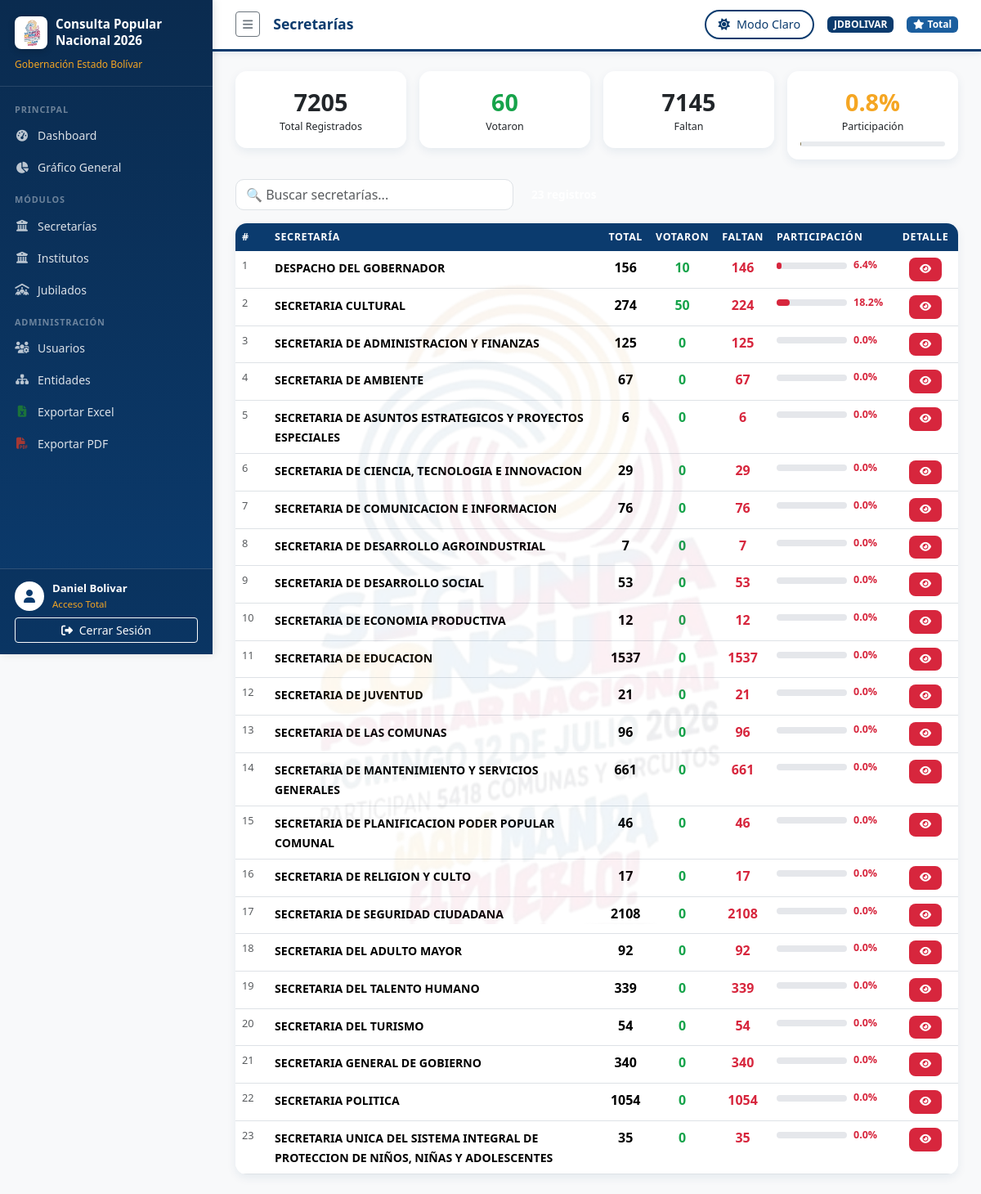
Screenshot of /secretarias (signed in) with the database file from the repository.
### tables this page shows
CREATE TABLE secretarias (
            id               INTEGER PRIMARY KEY AUTOINCREMENT,
            name             TEXT    UNIQUE NOT NULL,
            empleados        INTEGER NOT NULL DEFAULT 0,
            votos_reportados INTEGER NOT NULL DEFAULT 0
        );

### app.py (the view)
@app.route('/secretarias')
@login_required
@permission_required('secretarias')
def secretarias_list():
    db = get_db()
    rows = db.execute("SELECT * FROM secretarias ORDER BY name").fetchall()
    allowed = get_allowed_entity_ids(session['user_id'], 'secretarias')
    entidades = []
    for r in rows:
        if allowed is None or r['id'] in allowed:
            d = dict(r)
            d['can_edit'] = can_edit_entity(session['user_id'], 'secretarias', r['id'])
            entidades.append(d)
    return render_template('module_list.html',
        titulo='Secretarías', modulo='secretarias',
        entidades=entidades, campo_total='empleados')

### app.py (called while the page is built, shortened)
def login_required(f):
    @wraps(f)
    def decorated(*args, **kwargs):
        if 'user_id' not in session:
            return redirect(url_for('login'))
        return f(*args, **kwargs)
    return decorated

def permission_required(module):
    def decorator(f):
        @wraps(f)
        def decorated(*args, **kwargs):
            if 'user_id' not in session:
                return redirect(url_for('login'))
            if session.get('is_superuser') or session.get('is_full_access'):
                return f(*args, **kwargs)
            if not can_view_module(module):
                flash(f'No tienes permisos para acceder al módulo {module}.', 'danger')
                return redirect(url_for('dashboard'))
            return f(*args, **kwargs)
        return decorated
    return decorator

def get_db():
    db = getattr(g, '_database', None)
    if db is None:
        db = g._database = sqlite3.connect(DATABASE)
        db.row_factory = sqlite3.Row
    return db

@app.teardown_appcontext
def close_connection(exception):
    db = getattr(g, '_database', None)
    if db is not None:
        db.close()

@app.before_request
def refresh_entity_modules():
    if 'user_id' in session and not (session.get('is_superuser') or session.get('is_full_access')):
        db = get_db()
        ep_mods = db.execute(
            "SELECT DISTINCT module FROM user_entity_permissions WHERE user_id=?",
            (session['user_id'],)
        ).fetchall()
        session['entity_modules'] = [r['module'] for r in ep_mods]
    else:
        session['entity_modules'] = []

def get_allowed_entity_ids(user_id, module):
    if session.get('is_superuser') or session.get('is_full_access'):
        return None

def can_edit_entity(user_id, module, entity_id):
    if session.get('is_superuser') or session.get('is_full_access'):
        return True

### templates/module_list.html (shortened to what this page needs)
{% extends "base.html" %}
{% block page_title %}{{ titulo }}{% endblock %}
{% block content %}
{% set total_emp  = entidades | sum(attribute=campo_total) %}
{% set total_vot  = entidades | sum(attribute='votos_reportados') %}
{% set pct_global = ((total_vot / total_emp * 100) if total_emp > 0 else 0) | round(1) %}
<div class="row g-2 g-md-3 mb-4">
    <div class="col-6 col-md-3">
        <div class="stat-card text-center p-2 p-md-3">
            <div style="font-size:1.8rem;font-weight:800;color:var(--rojo)" class="d-none d-md-block">{{ total_emp | int }}</div>
            <div style="font-size:.78rem;color:var(--gris-oscuro)" class="d-none d-md-block">Total Registrados</div>
        </div>
    </div>
    <div class="col-6 col-md-3">
        <div class="stat-card text-center p-2 p-md-3">
            <div style="font-size:1.8rem;font-weight:800;color:#16a34a" class="d-none d-md-block">{{ total_vot | int }}</div>
            <div style="font-size:.78rem;color:var(--gris-oscuro)" class="d-none d-md-block">Votaron</div>
        </div>
    </div>
    <div class="col-6 col-md-3">
        <div class="stat-card text-center p-2 p-md-3">
            <div style="font-size:1.8rem;font-weight:800;color:var(--rojo)" class="d-none d-md-block">{{ (total_emp - total_vot) | int }}</div>
            <div style="font-size:.78rem;color:var(--gris-oscuro)" class="d-none d-md-block">Faltan</div>
        </div>
    </div>
    <div class="col-6 col-md-3">
        <div class="stat-card text-center p-2 p-md-3">
            <div style="font-size:1.8rem;font-weight:800;color:var(--amarillo)" class="d-none d-md-block">{{ pct_global }}%</div>
            <div style="font-size:.78rem;color:var(--gris-oscuro)" class="d-none d-md-block">Participación</div>
            <div class="progress-bar-custom mt-2"><div class="progress-fill" style="width:{{ pct_global }}%"></div></div>
        </div>
    </div>
</div>
<div class="d-flex gap-2 mb-3">
    <input type="text" id="searchBox" class="form-control" placeholder="🔍 Buscar {{ titulo | lower }}..." style="max-width:340px;border-radius:10px">
    <span class="badge align-self-center" style="background:var(--rojo);color:#fff;font-size:.85rem;padding:8px 14px">
    </span>
</div>
<div class="d-none d-md-block">
    <div class="stat-card p-0 overflow-hidden">
        <div class="table-responsive">
            <table class="table table-custom table-hover mb-0" id="mainTable">
                <thead>
                    <tr>
                        <th style="width:40px">#</th>
                        <th>{{ titulo[:-1] if titulo.endswith('s') else titulo }}</th>
                        <th class="text-center">Total</th>
                        <th class="text-center">Votaron</th>
                        <th class="text-center">Faltan</th>
                        <th style="width:150px">Participación</th>
                        <th class="text-center" style="width:80px">Detalle</th>
                    </tr>
                </thead>
                <tbody>
                {% for e in entidades %}
                {% set total_e = e[campo_total] %}
                {% set pct = ((e.votos_reportados / total_e * 100) if total_e > 0 else 0) | round(1) %}
                {% set color = '#16a34a' if pct >= 80 else ('#F5A623' if pct >= 50 else '#D7263D') %}
                <tr>
                    <td class="text-muted" style="font-size:.8rem">{{ loop.index }}</td>
                    <td>
                        <span style="font-weight:600;font-size:.88rem">{{ e.name }}</span>
                    </td>
                    <td class="text-center fw-bold">{{ total_e | int }}</td>
                    <td class="text-center" style="color:#16a34a;font-weight:600">{{ e.votos_reportados | int }}</td>
                    <td class="text-center" style="color:#D7263D;font-weight:600">{{ (total_e - e.votos_reportados) | int }}</td>
                    <td>
                        <div class="d-flex align-items-center gap-2">
                            <div style="flex:1;background:#e5e7eb;border-radius:4px;height:8px">
                                <div style="width:{{ pct }}%;background:{{ color }};height:100%;border-radius:4px;transition:width .6s"></div>
                            </div>
                            <span style="font-size:.78rem;font-weight:700;color:{{ color }};min-width:40px">{{ pct }}%</span>
                        </div>
                    </td>
                    <td class="text-center">
                        <a href="/{{ modulo }}/{{ e.id }}" class="btn btn-sm" style="background:#D7263D;color:#fff;border-radius:8px;padding:4px 12px;font-size:.78rem">
                            <i class="fas fa-eye"></i>
                        </a>
                    </td>
                </tr>
                {% endfor %}
                </tbody>
            </table>
        </div>
    </div>
</div>
{% endblock %}

### rows the page displays
secretarias: name "DESPACHO DEL GOBERNADOR", empleados "156", votos_reportados "10", (total_e-e.votos_reportados)|int "146", pct "6.4"
secretarias: name "SECRETARIA CULTURAL", empleados "274", votos_reportados "50", (total_e-e.votos_reportados)|int "224", pct "18.2"
secretarias: name "SECRETARIA DE ADMINISTRACION Y FINANZAS", empleados "125", votos_reportados "0", (total_e-e.votos_reportados)|int "125", pct "0.0"
secretarias: name "SECRETARIA DE AMBIENTE", empleados "67", votos_reportados "0", (total_e-e.votos_reportados)|int "67", pct "0.0"
secretarias: name "SECRETARIA DE ASUNTOS ESTRATEGICOS Y PROYECTOS ESPECIALES", empleados "6", votos_reportados "0", (total_e-e.votos_reportados)|int "6", pct "0.0"
secretarias: name "SECRETARIA DE CIENCIA, TECNOLOGIA E INNOVACION", empleados "29", votos_reportados "0", (total_e-e.votos_reportados)|int "29", pct "0.0"
secretarias: name "SECRETARIA DE COMUNICACION E INFORMACION", empleados "76", votos_reportados "0", (total_e-e.votos_reportados)|int "76", pct "0.0"
secretarias: name "SECRETARIA DE DESARROLLO AGROINDUSTRIAL", empleados "7", votos_reportados "0", (total_e-e.votos_reportados)|int "7", pct "0.0"
secretarias: name "SECRETARIA DE DESARROLLO SOCIAL", empleados "53", votos_reportados "0", (total_e-e.votos_reportados)|int "53", pct "0.0"
secretarias: name "SECRETARIA DE ECONOMIA PRODUCTIVA", empleados "12", votos_reportados "0", (total_e-e.votos_reportados)|int "12", pct "0.0"
secretarias: name "SECRETARIA DE EDUCACION", empleados "1537", votos_reportados "0", (total_e-e.votos_reportados)|int "1537", pct "0.0"
secretarias: name "SECRETARIA DE JUVENTUD", empleados "21", votos_reportados "0", (total_e-e.votos_reportados)|int "21", pct "0.0"
secretarias: name "SECRETARIA DE LAS COMUNAS", empleados "96", votos_reportados "0", (total_e-e.votos_reportados)|int "96", pct "0.0"
secretarias: name "SECRETARIA DE MANTENIMIENTO Y SERVICIOS GENERALES", empleados "661", votos_reportados "0", (total_e-e.votos_reportados)|int "661", pct "0.0"
secretarias: name "SECRETARIA DE PLANIFICACION PODER POPULAR COMUNAL", empleados "46", votos_reportados "0", (total_e-e.votos_reportados)|int "46", pct "0.0"
secretarias: name "SECRETARIA DE RELIGION Y CULTO", empleados "17", votos_reportados "0", (total_e-e.votos_reportados)|int "17", pct "0.0"
secretarias: name "SECRETARIA DE SEGURIDAD CIUDADANA", empleados "2108", votos_reportados "0", (total_e-e.votos_reportados)|int "2108", pct "0.0"
secretarias: name "SECRETARIA DEL ADULTO MAYOR", empleados "92", votos_reportados "0", (total_e-e.votos_reportados)|int "92", pct "0.0"
secretarias: name "SECRETARIA DEL TALENTO HUMANO", empleados "339", votos_reportados "0", (total_e-e.votos_reportados)|int "339", pct "0.0"
secretarias: name "SECRETARIA DEL TURISMO", empleados "54", votos_reportados "0", (total_e-e.votos_reportados)|int "54", pct "0.0"
secretarias: name "SECRETARIA GENERAL DE GOBIERNO", empleados "340", votos_reportados "0", (total_e-e.votos_reportados)|int "340", pct "0.0"
secretarias: name "SECRETARIA POLITICA", empleados "1054", votos_reportados "0", (total_e-e.votos_reportados)|int "1054", pct "0.0"
secretarias: name "SECRETARIA UNICA DEL SISTEMA INTEGRAL DE PROTECCION DE NIÑOS, NIÑAS Y ADOLESCENTES", empleados "35", votos_reportados "0", (total_e-e.votos_reportados)|int "35", pct "0.0"

### other values shown
{{ session.full_name }} "Daniel Bolivar"
{{ titulo }} "Secretarías"
{{ session.username }} "JDBOLIVAR"
{{ total_emp | int }} "7205"
{{ total_vot | int }} "60"
{{ (total_emp - total_vot) | int }} "7145"
{{ pct_global }} "0.8"
{{ titulo[:-1] if titulo.endswith('s') else titulo }} "SECRETARÍA"
